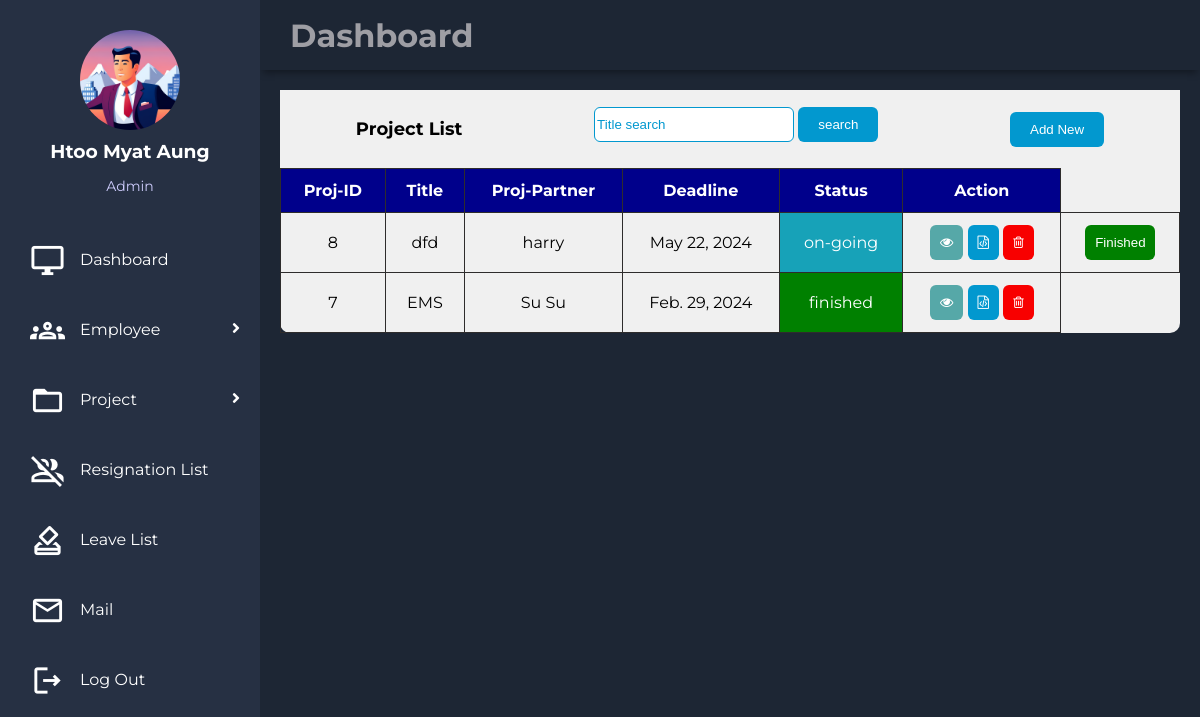
/ems/search_by3/ (signed in), run on the app's committed database.
### EMS_HR/models.py (models this page shows, shortened)
class empdetailModel(models.Model):
    id = models.AutoField(primary_key=True)
    name = models.CharField(max_length=50)
    address = models.TextField()
    birthday = models.DateField()
    image = models.ImageField()
    user = models.OneToOneField(User, on_delete=models.CASCADE)

class empcreateModel(models.Model):
    id = models.AutoField(primary_key=True)
    user = models.OneToOneField(User, on_delete=models.CASCADE)
    phone = models.CharField(max_length=16)
    salary = models.CharField(max_length=50)
    position = models.ForeignKey(positionModel, on_delete=models.CASCADE, default=None)
    gender = models.ForeignKey(genderModel, on_delete=models.CASCADE, default=None)
    image = models.ImageField(default=None, blank=True)
    create_at = models.DateTimeField(default=None)

class positionModel(models.Model):
    name = models.CharField(max_length=50)

class projectModel(models.Model):
    client = models.CharField(max_length=50)
    title = models.CharField(max_length=50)
    partner = models.CharField(max_length=50)
    description = models.TextField(default=None)
    deadline = models.DateField()
    cost = models.CharField(max_length=50)
    status = models.CharField(max_length=12,default='on-going')
    create_at = models.DateTimeField(default=None)

### EMS_HR/views.py (the view)
# urls.py: path('search_by3/', search_by3),
@permission_required('EMS_HR.view_projectmodel', login_url='login')
def search_by3(request):
    search = request.GET.get('search')
    if search:
        project = projectModel.objects.filter(
            Q(title__icontains=search)
        )
        return render(request, 'proj_view.html', {'project': project})
    else:
        project = projectModel.objects.all().order_by('-create_at')
        return render(request, 'proj_view.html', {'project': project})

### utils/context_processor.py (called while the page is built)
def profile(request):
    try:
        userdetail = empdetailModel.objects.get(user_id = request.user.id)
        return {'userdetail':userdetail}
    except Exception:
        return {'userdetail':None}

def create(request):
    try:
        empdetail = empcreateModel.objects.get(user_id = request.user.id)
        return {'empdetail':empdetail}
    except Exception:
        return {'empdetail':None}

### EMS_HR/templates/proj_view.html (shortened to what this page needs)
{% extends "base.html" %}
{% block body %}
{% load static %}
<link rel="stylesheet" href="{% static 'css/style3.css' %}">
<link rel="stylesheet" href="{% static 'css/paginator.css' %}">
<main class="main-container">
        <div class="box">
                <div class="table-header">
                    <p>Project List</p>
                    <form action="/ems/search_by3">
                        <input type="search" name="search" placeholder="Title search" style="height:35px;width:200px;">
                        <button class="add-new" type="submit">search</button>
                    </form>
                    {% if empdetail.position.name == "Admin" %}
                        <a href="/ems/proj/create"><button class="add-new">Add New</button></a>
                        {% elif empdetail.position.name == "Project Manager" %}
                        <a href="/ems/proj/create"><button class="add-new">Add New</button></a>
                        {% endif %}
                </div>
                {% if project %}
                <table class="table">
                    <thead>
                        <th>Proj-ID</th>
                        <th>Title</th>
                        <th>Proj-Partner</th>
                        <th>Deadline</th>
                        <th>Status</th>
                        <th>Action</th>
                    </thead>
                    {% for i in project %}
                    <tbody>
                        <tr>
                            <td data-label="Proj-ID">{{i.id}}</td>
                            <td data-label="Title">{{i.title}}</td>
                            <td data-label="Proj-Partner">{{i.partner}}</td>
                            <td data-label="Deadline">{{i.deadline}}</td>
                            {% if i.status == "on-going" %}
                            <td data-label="Action" style="background-color: #17a2b8;"><font color="#fff">{{i.status}}</font></td>
                            {% elif i.status == "finished" %}
                            <td data-label="Action" style="background-color: green;"><font color="#fff">{{i.status}}</font></td>
                            {% endif %}
                            {% if empdetail.position.name == "Admin" %}
                            <td data-label="Action">
                                <a href="/ems/proj/detail/{{i.id}}/"><button style="background-color:rgb(86, 168, 168)"><i class="fa fa-eye"></i></button></a>
                                <a href="/ems/proj/dev/create/{{i.id}}/"><button style="background-color:#0298cf"><i class="fa fa-file-code-o"></i></button></a>
                                <a href="/ems/Proj/delete/{{i.id}}/" onclick="return confirm('Are you sure?');"><button style="background-color:#f80000;"><i class="fa fa-trash-o"></i></button></a>
                            </td>
                            {% elif empdetail.position.name == "Developer" %}
                            <td data-label="Action">
                                <a href="/ems/proj/dev/create/{{i.id}}/"><button style="background-color:#0298cf"><i class="fa fa-file-code-o"></i></button></a>
                            </td>
                            {% elif empdetail.position.name == "Manager" %}
                            <td data-label="Action">
                                <a href="/ems/proj/detail/{{i.id}}/"><button style="background-color:rgb(86, 168, 168)"><i class="fa fa-eye"></i></button></a>
                            </td>
                            {% endif %}
                            {% if i.status == "on-going" %}
                            {% if empdetail.position.name == "Admin" %}
                            <td data-label="Finished">
                                <a href="/ems/proj/finish/{{i.id}}/" onclick="return confirm('Are you sure?');"><button style="background-color:green;width:70px;">Finished</button></a>
                            </td>
                            {% elif empdetail.position.name == "Project Manager" %}
                            <td data-label="Finished">
                                <a href="/ems/proj/finish/{{i.id}}/" onclick="return confirm('Are you sure?');"><button style="background-color:green;width:70px;">Finished</button></a>
                            </td>
                            {% endif %}
                            {% endif %}
                        </tr>
                    </tbody>
                    {% endfor %}
                    {% else %}
                            <font align="center"><h3>Nothing to show!</h3></font>
                    {% endif %}
                </table>
            </div>
</main>
{% endblock %}

### templates/sidebar.html (shortened to what this page needs)
{% load static %}
<!DOCTYPE html>
<html>
    <body>
      <aside id="sidebar">
        {%if userdetail.image %}
		    <div class="profile">
                <a href="/ems/profile/create/"><img src="{{ userdetail.image.url }}"></a>
                <h3>{{ userdetail.name}}</h3>
                <p>{{ empdetail.position.name }}</p>
            </div>
            {% else %}
            <div class="profile">
                <a href="/ems/profile/create"><img src="{% static 'images/profile.jpg' %}"></a>
            </div>
            {% endif %}
        <div class="menu">
            <div class="item"><a href="/ems/dashboard"><span class="material-icons-outlined">desktop_windows</span>Dashboard</a></div>
            {% if empdetail.position.name == "Admin" %}
            <div class="item"><a class="sub-btn"><span class="material-icons-outlined">groups</span>Employee
                <i class="fas fa-angle-right dropdown"></i>
                </a>
            </div>
            {% endif %}
            {% if empdetail.position.name == "Admin"%}
            <div class="item" ><a class="sub-btn"><span class="material-icons-outlined">folder_open</span>Project
                <i class="fas fa-angle-right dropdown"></i>
                </a>
            </div>
            {% endif %}
            {% if empdetail.position.name == "Admin" %}
            <div class="item"><a href="/ems/res/view"><span class="material-icons-outlined">group_off</span>Resignation List</a></div>
            <div class="item"><a href="/ems/leave/view"><span class="material-icons-outlined">how_to_vote</span>Leave List</a></div>
            {% elif empdetail.position.name == "Manager" %}
            <div class="item"><a href="/ems/res/create"><span class="material-icons-outlined">group_off</span>Resignation</a></div>
            <div class="item"><a href="/ems/leave/create"><span class="material-icons-outlined">how_to_vote</span>Leave</a></div>
            {% elif empdetail.position.name == "Project Manager" %}
            <div class="item"><a href="/ems/res/create"><span class="material-icons-outlined">group_off</span>Resignation</a></div>
            <div class="item"><a href="/ems/leave/create"><span class="material-icons-outlined">how_to_vote</span>Leave</a></div>
            {% elif empdetail.position.name == "Developer" %}
            <div class="item"><a href="/ems/res/create"><span class="material-icons-outlined">group_off</span>Resignation</a></div>
            <div class="item"><a href="/ems/leave/create"><span class="material-icons-outlined">how_to_vote</span>Leave</a></div>
            {% endif %}
            {% if empdetail.position.name == "Admin" %}
            <div class="item"><a href="/ems/mail"><span class="material-icons-outlined">email</span>Mail</a></div>
            {% elif empdetail.position.name == "Manager" %}
            <div class="item"><a href="/ems/mail"><span class="material-icons-outlined">email</span>Mail</a></div>
            {% elif empdetail.position.name == "Developer" %}
            <div class="item"><a href="/ems/mail"><span class="material-icons-outlined">email</span>Mail</a></div>
            {% elif empdetail.position.name == "Project Manager" %}
            <div class="item"><a href="/ems/mail"><span class="material-icons-outlined">email</span>Mail</a></div>
            {% endif %}
            <div class="item"><a href="/logout"><span class="material-icons-outlined">logout</span>Log Out</a></div>
        </div>
       </aside>
    </body>
</html>

### static/css/style1.css (style rules this page uses)
body { margin: 0; padding: 0; background-color: #1d2634; color: #9e9ea4; font-family: 'Montserrat', sans-serif; }
.material-icons-outlined { vertical-align: middle; line-height: 1px; font-size: 35px; }
.menu { width:100%; }
#sidebar { grid-area: sidebar; height: 100%; background-color: #263043; overflow-y: auto; transition: all 0.5s; -webkit-transition: all 0.5s; }
.main-container { grid-area: main; overflow-y: auto; padding: 20px 20px; color: rgba(255, 255, 255, 0.95); }
#sidebar .menu { width: 100%; margin-top: 30px; }
#sidebar .menu .item { position: relative; cursor: pointer; }
#sidebar .menu .item a { color: #fff; font-size: 16px; text-decoration: none; display: block; padding: 5px 30px; line-height: 60px; }
#sidebar .menu .item i { margin-right: 15px; }
.item span { margin-right:15px; }
#sidebar .menu .item a .dropdown { position: absolute; right: 0; margin: 20px; transition: 0.3s ease; }
.profile { margin-top:30px; margin-bottom:15px; text-align:center; }
.profile img { display:block; width: 100px; height:100px; border-radius: 50%; margin: 0 auto; }
.profile h3 { color: #ffffff; margin:10px 0 5px; }
.profile p { color:rgba(206,204,253); font-size:14px; }

### static/css/style3.css (style rules this page uses)
.box { margin:0; padding:0; background-color:rgba(240,240,240); color:#000000; box-sizing:border-box; text-align:center; height:auto; border-radius:10px; }
.table { width:100%; border-collapse:collapse; }
.table-header { display:flex; justify-content:space-around; align-items:center; padding:10px; background-color:rgba(240,240,240); }
.table-header > p { color:#000000; font-size:large; font-weight:bold; }
button { outline:none; border:none; cursor:pointer; border-radius:6px; padding:10px; color:#ffffff; }
.add-new { padding:10px 20px; color:#ffffff; background-color:#0298cf; }
input { outline:none; border:1px solid #0298cf; border-radius: 6px; color:#0298cf; margin-bottom:10px; }
.table th { background-color:darkblue; color:#ffffff; }
th ,td { border:1px solid rgb(46, 44, 44); padding:12px 15px; text-align: center; color:#000000; font-size:16px; }
::placeholder { color:#0298cf; }

### data on the page
empdetailModel: image (picture), name "Htoo Myat Aung"
empcreateModel: position.name "Admin"
projectModel: id "8", title "dfd", partner "harry", deadline "May 22, 2024", status "on-going"
projectModel: id "7", title "EMS", partner "Su Su", deadline "Feb. 29, 2024", status "finished"
